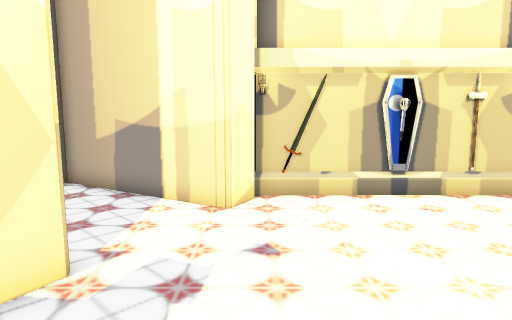
[1] (above)

14 first-person views from a walk through a 3-D level made in the Unity game engine. The camera is 1.2 m above the floor, tilts 8° down and sees 70° across. The floor is counted in squares, 0.5 m on a side. Each view is taken from the middle of a square. On the plan, view 1 faces up. The plan holds only what a view shows up to about 20 squares ahead; the rest is blank. The place goes on beyond the plan. The player is left out. Some animated figures are left out.

[2]
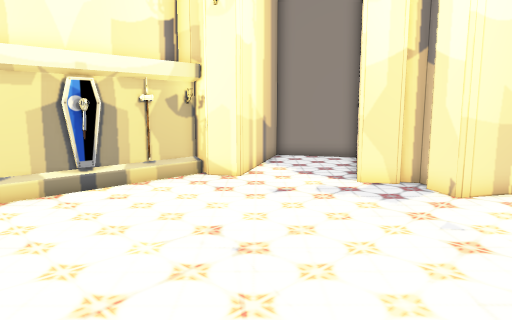

[3]
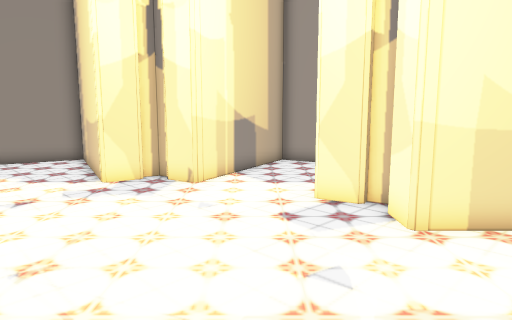

[4]
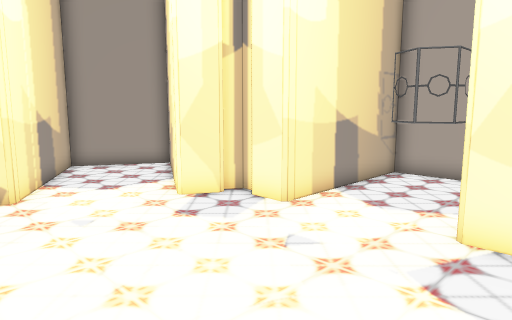

[5]
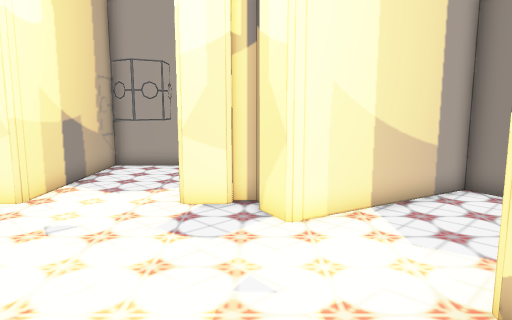

[6]
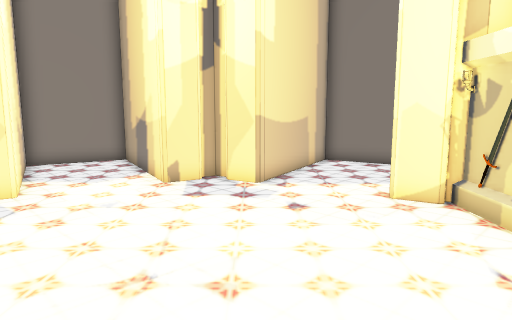

[7]
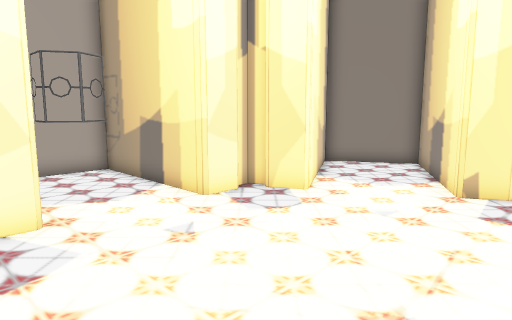

[8]
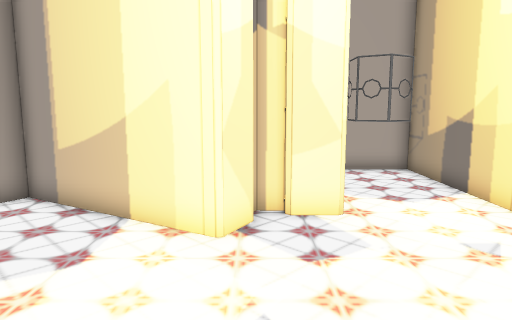

[9]
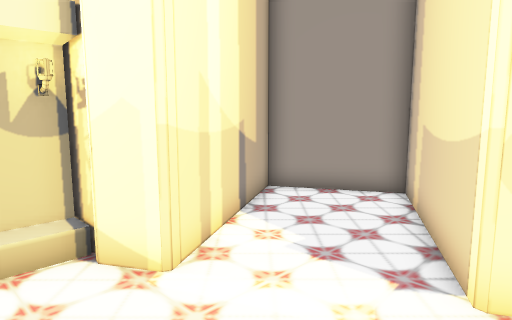

[10]
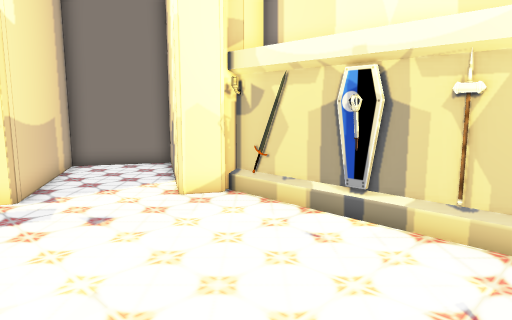

[11]
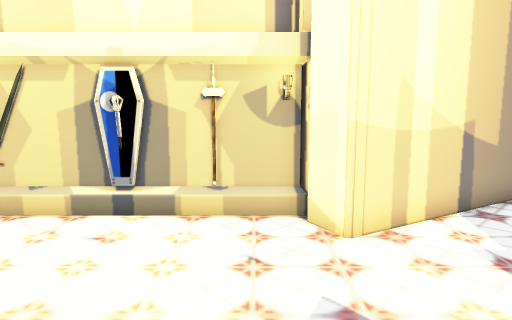

[12]
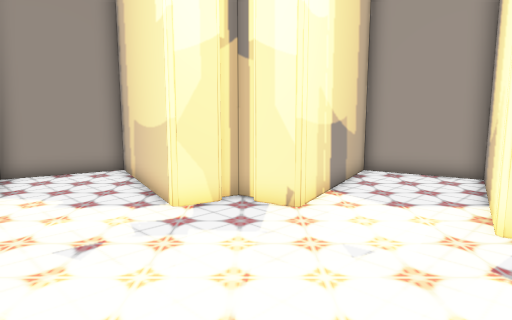

[13]
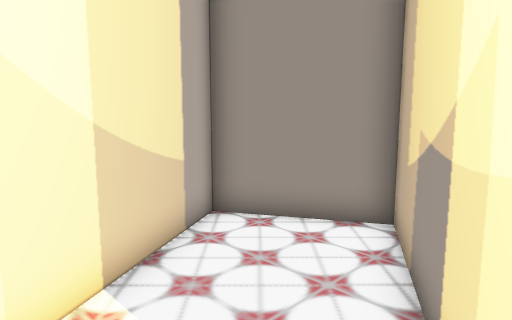

[14]
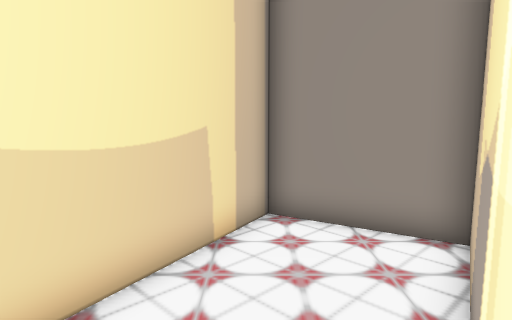

### Floor plan
Points are (right, up) in squares from view 1. A wall is a line through its corners. A room is listed if a view was taken in it or the views show most of it. See-through windows are left out.
Room 1 (views 1, 2, 3, 4, 5, 6, 7, 8, 9, 10, 11, 12, 13, 14)
walls: (8, -2.7) (8.7, -1.5) (14.2, -4.7) (16.3, -1.2) (10.7, 2) (11.3, 3); (0.6, -3.1) (1.9, -3.1) (1.9, -8.5); (7.2, -3.4) (8, -3.4) (8.3, -2.9); (-0.4, -2.8) (-0.1, -3.3); (-3.4, 3.1) (-2.7, 1.9) (-8.2, -1.3) (-6.2, -4.7) (-0.7, -1.5) (0, -2.6); (11.4, 3.9) (10.7, 5.1) (16.2, 8.3) (14.2, 11.7) (8.7, 8.5) (8.1, 9.5); (-0.1, 9.5) (-0.6, 8.6) (-6.2, 11.8) (-8.2, 8.3) (-2.7, 5.1) (-3.3, 4); (-3.9, 3.7) (-3.6, 3.1); (7.5, 10.2) (1.4, 10.2); (12, 3.5) (11.7, 4.1); (6, -8.5) (6, -3.1) (7.3, -3.1)
low walls: (3.5, 10) (1.5, 10); (5.5, 10) (4.5, 10); (7.5, 10) (6.5, 10)
objects: sword (1, 10); other object (3, -8) to (5, -6); other object (4, 9); shield (4, 10); hammer (6, 10)

Where each view was taken, in squares from view 1:
view 1: 0 up, 0 right, facing up
view 2: 1 down, 0 right, facing up-right
view 3: 0 up, 1 left, facing right
view 4: 4 up, 0 right, facing down-right
view 5: 6 up, 0 right, facing down
view 6: 5 up, 9 right, facing left
view 7: 5 up, 8 right, facing down-left
view 8: 5 up, 8 right, facing down
view 9: 4 up, 6 right, facing up-right
view 10: 3 up, 8 right, facing up-left
view 11: 2 up, 7 right, facing up
view 12: 3 up, 2 right, facing right
view 13: 2 up, 1 left, facing down-left
view 14: 8 up, 0 right, facing left
